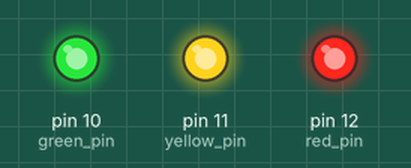
Recording of a sketch running on a simulated Arduino Uno, built with avr-gcc and run on an emulated ATmega328P. Parts: output pins drawn as LEDs (lit = HIGH).

Above: at 0.2 s.
At 39.8 s:
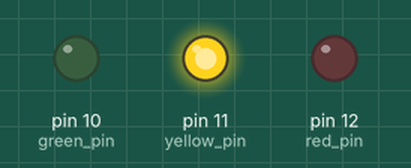
Timing chart, 0 to 40.0 s (numbered marks = the images above):
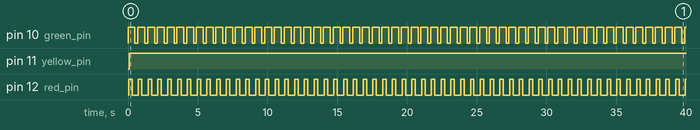

The sketch:

Traffic_lights.ino
```cpp
// declaration of input pins
  const int red_pin=12;
  const int yellow_pin=11;
  const int green_pin=10;
  int delayP=50;

  //declaration of the pinMode(input or output)
void setup() {
pinMode(red_pin,OUTPUT);
pinMode(yellow_pin,OUTPUT);
pinMode(green_pin,OUTPUT);
}

void loop() {
  // put your main code here, to run repeatedly:
  //light the red led for 3 secs
  digitalWrite(green_pin,HIGH);
  delay(delayP);
  digitalWrite(red_pin,HIGH);
  delay(delayP);

  //light the yellow led for 2 secs
  digitalWrite(yellow_pin,HIGH);
  delay(200);


  //turn off red and yellow and turn on green for 5 secs
  digitalWrite(red_pin, LOW);
  digitalWrite(yellow_pin,HIGH);
  digitalWrite(green_pin,HIGH);
  delay(200);

  //turn green off and light yellow for 1 sec
  digitalWrite(green_pin,LOW);
  digitalWrite(yellow_pin,HIGH);
  delay(200);

  //finally turn off the yellow led
  digitalWrite(yellow_pin,HIGH);
}
```

Measured:
- by itself, pin 10 (green_pin): alternates HIGH for 0.50 s and LOW for 0.20 s
- by itself, pin 11 (yellow_pin): LOW → HIGH at 0.10 s
- by itself, pin 12 (red_pin): alternates HIGH for 0.25 s and LOW for 0.45 s
